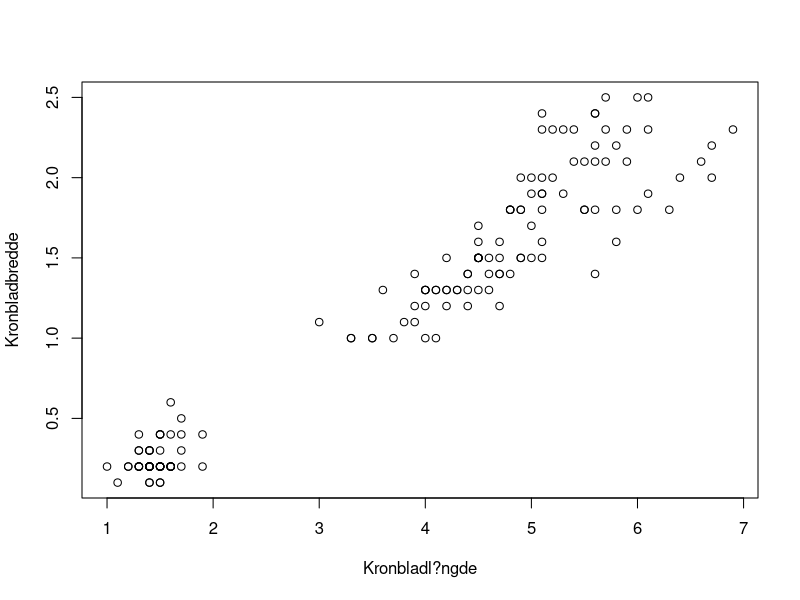
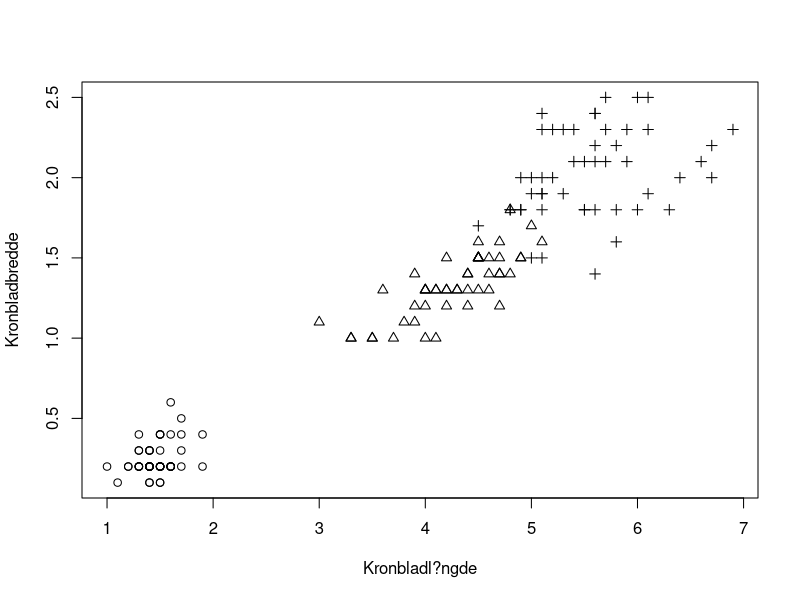

The R source for these figures, in order:
# Antag nu, at vi har parrede observationer i to vektorer, x og y, og en parallel faktor f, som indikerer deres grupper
# Vi vil gerne fremstille et scatterplot af x og y, som skelner mellem deres grupper

# Det indbyggede iris-datas?t indeholder parrede m?l for kronbladl?ngde og -bredde og
# hver m?ling har endvidere en art-egenskab, som indikerer arten af den m?lte blomst!

# At plotte flere grupper i ?t scatterplot skaber ikke-informativt rod, hvis ikke vi kan skelne grupperne fra hinanden
with(iris, plot(Petal.Length, Petal.Width, xlab = "Kronbladl?ngde", ylab = "Kronbladbredde"))
# Vi kan bruge pch-argumentet i plot-funktionen og dermed plotte hvert punkt med et tegn svarende til dens gruppe
with(iris, plot(Petal.Length, Petal.Width, xlab = "Kronbladl?ngde", ylab = "Kronbladbredde", pch = as.integer(Species)))
